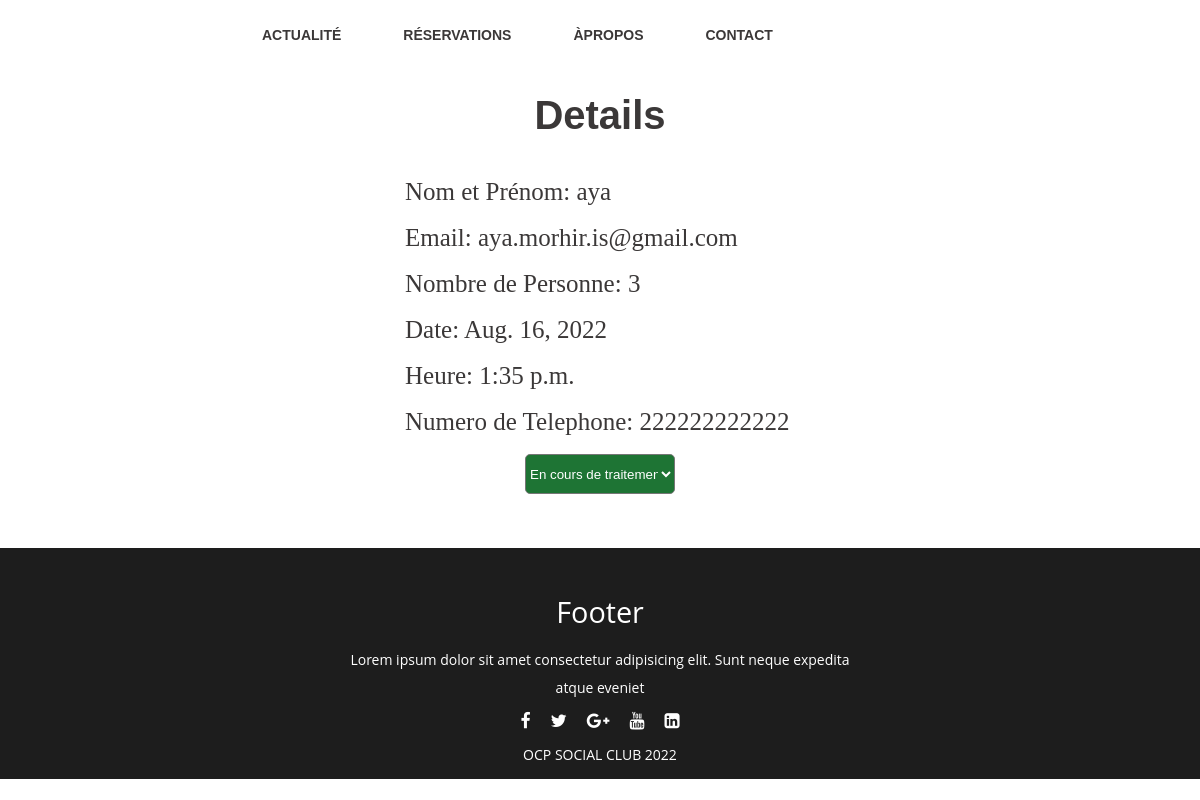
Page /more1/ on the committed database.
### Pages/models.py (models this page shows)
class resRestauration(models.Model):
    sts = (
        ('Acceptée','Acceptée'),
        ('Refusée','Refusée'),
    )
    id_user = models.ForeignKey(User, blank= True, null=True ,on_delete=models.CASCADE)
    Nom_Prenom = models.CharField(max_length=100)
    Email = models.EmailField(max_length=254)
    Nbr_Personne = models.IntegerField()
    date = models.DateField(default='aaaa-mm-jj')
    heure = models.TimeField(default='hh:mm:ss')
    Tel = models.IntegerField()
    typeres = models.CharField(max_length=100,default='Restauration')
    status = models.CharField(max_length=100, choices=sts, default='En cours de traitement')

### Pages/views.py (the view)
# urls.py: path('more1/',views.more1,name='more1'),
def more1(request):
    return render(request,'admin/Mrestauration.html', {"res2":resRestauration.objects.all()})

### Templates/admin/Mrestauration.html (shortened to what this page needs)
{% load static %}
<html lang="en">
<head>
    <link href="https://stackpath.bootstrapcdn.com/font-awesome/4.7.0/css/font-awesome.min.css" rel="stylesheet">
    <link rel="stylesheet" href="{%static 'css/reservation.css'%}">
</head>
<body>
    <div class="main">
        <div class="navbar">
            <div class="icon">
                 <img class="logo" src="{% static 'img/logo.svg'%}" alt="">
            </div>
            <div class="menu">
                <ul>
                    <li><a href="{% url 'actualite2'%}">ACTUALITÉ</a></li>
                    <li><a href="{% url 'admin1'%}">RÉSERVATIONS</a></li>
                    <li><a href="{% url 'about'%}">ÀPROPOS</a></li>
                    <li><a href="{% url 'contact'%}">CONTACT</a></li>
                </ul>
            </div>
        </div>
<br>
<div class="main_bg">
    <div class="form">
        <div class="form-text">
            <h1>Details</h1>
        </div>
            <form class='fr' method="get">
                {% for rr in res2%}
                <div>
                    <span>Nom et Prénom: {{rr.Nom_Prenom}}</span>
                    <br><br>
                    <span>Email: {{rr.Email}}</span><br><br>
                </div>
                <div>
                    <span>Nombre de Personne: {{rr.Nbr_Personne}}</span>
                    <br><br>
                    <span>Date: {{rr.date}}</span><br><br>
                </div>
                <div>
                    <span>Heure: {{rr.heure}}</span>
                    <br><br>
                    <span>Numero de Telephone: {{rr.Tel}}</span><br><br>
                </div>
    <div id="submit">
        <select id="submit" required>
            <option value="1">En cours de traitement</option>
        </select>
    </div><br>
            </form>
                {% endfor %}
    </div>
</div><br><br>
    <footer>
        <div class="footer_cont">
            <h3>footer</h3>
            <p>Lorem ipsum dolor sit amet consectetur adipisicing elit. Sunt neque expedita atque eveniet</p>
            <ul class="socials">
                <li><a href="#"><i class="fa fa-facebook"></i></a></li>
                <li><a href="#"><i class="fa fa-twitter"></i></a></li>
                <li><a href="#"><i class="fa fa-google-plus"></i></a></li>
                <li><a href="#"><i class="fa fa-youtube"></i></a></li>
                <li><a href="#"><i class="fa fa-linkedin-square"></i></a></li>
            </ul>
            <p>OCP SOCIAL CLUB 2022</p>
        </div>
     </footer>
</body>
</html>

### static/css/reservation.css (style rules this page uses)
* { margin: 0; padding: 0; }
.main_bg { max-width: 1280px; height: auto; display: flex; justify-content: center; align-items: center; margin: 0 auto; }
.form { width: 650px; }
.form-text { text-align: center; margin: 0 0 40px 0; }
.form-text h1 { color: rgb(59, 56, 56); font-family: Arial; font-size: 40px; margin-bottom: 20px; }
.form div span { width: 100%; padding: 20%; font-family: serif; color: rgb(59, 56, 56); font-size: 25px; justify-content: center; }
#submit { width: 100%; text-align: center; height: 40px; }
#submit select { font-family: Arial; width: 150px; background-color: #1e7434 !important; border-radius: 5px; color: white !important; transition: all .3s; }
.main { width: 100%; background-color: #fff; background-position: center; background-size: cover; height: 100vh; }
.navbar { width: 1200px; height: 75px; margin: auto; position: sticky; top: 0; z-index: 100; background: #fff; }
.icon { width: 200px; float: left; height: 70px; }
.logo { color: #1e7434; font-size: 35px; font-family: Arial; padding-left: 20px; float: left; padding-top: 10px; margin-top: 5px }
.menu { width: 400px; float: left; height: 70px; }
ul { float: left; display: flex; justify-content: center; align-items: center; }
ul li { list-style: none; margin-left: 62px; margin-top: 27px; font-size: 14px; }
ul li a { text-decoration: none; color: rgb(59, 56, 56); font-family: Arial; font-weight: bold; transition: 0.4s ease-in-out; }
footer { position: relative; background: rgb(29, 29, 29); height: auto; width: 100%; font-family: "Open sans"; padding-top: 40px; color: #fff; box-sizing: border-box; }
.footer_cont { display: flex; align-items: center; justify-content: center; flex-direction: column; text-align: center; }
.footer_cont h3 { font-size: 1.8rem; font-weight: 400; text-transform: capitalize; line-height: 3rem; }
.footer_cont p { max-width: 500px; margin: 10px auto; line-height: 28px; font-size: 14px; }
.socials { list-style: none; display: flex; align-items: center; justify-content: center; margin: 1rel 0 3rem 0; }
.socials li { margin: 0 10px; }
.socials a { text-decoration: none; color: #fff; }
.socials a i { font-size: 1.1rem; transition: color .4s ease; }

### rows in the picture
resRestauration: Nom_Prenom "aya", Email "aya.morhir.is@gmail.com", Nbr_Personne "3", date "Aug. 16, 2022", heure "1:35 p.m.", Tel "222222222222"
